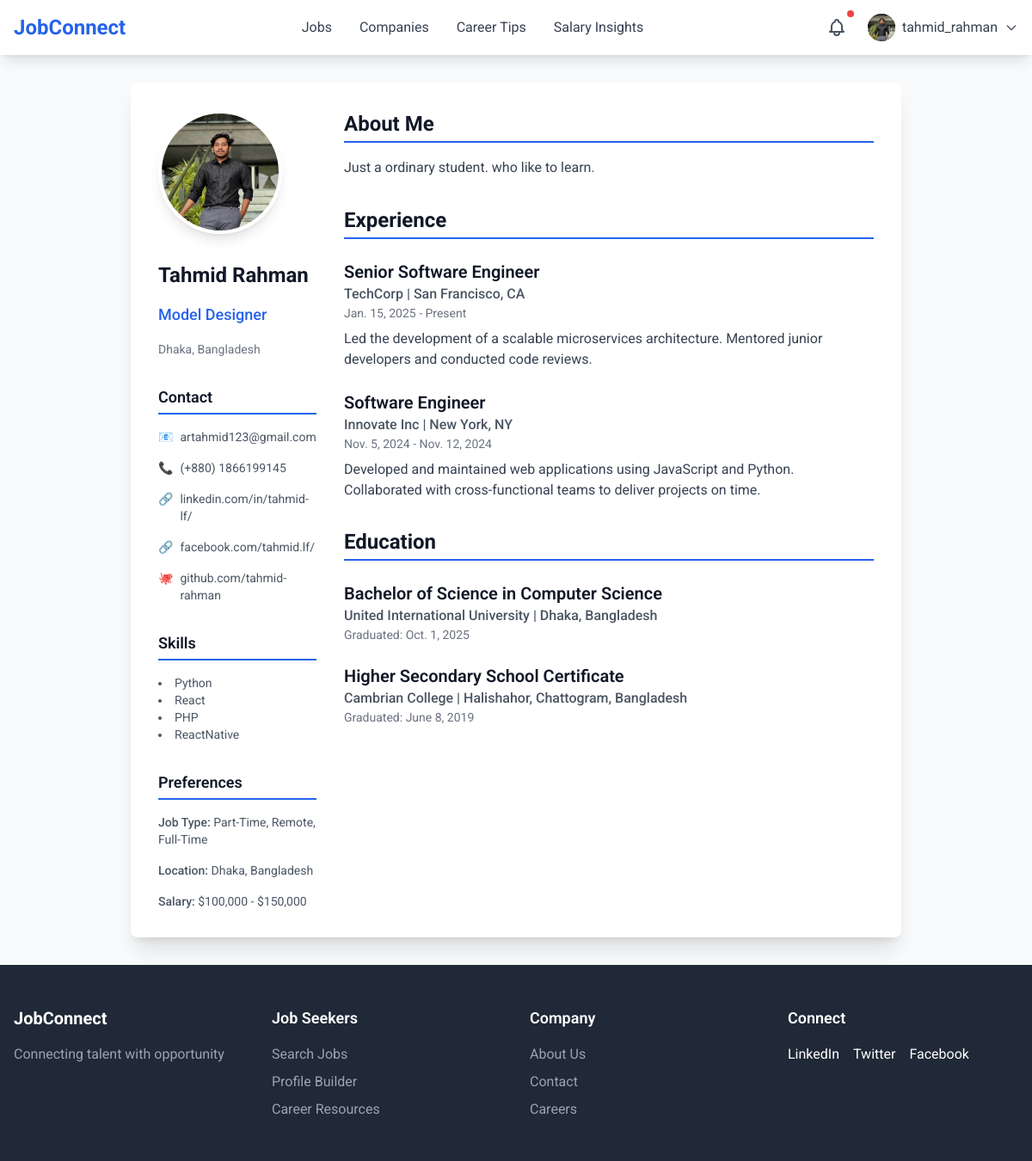
Screenshot of /jobseeker/resume-view/1 (signed in) with the database file from the repository.
### accounts/models.py (models this page shows, shortened)
class CustomUser(AbstractBaseUser, PermissionsMixin):
    id = models.AutoField(primary_key=True)
    name = models.CharField(max_length=100)
    username = models.CharField(max_length=100, unique=True)
    email = models.EmailField(unique=True)
    phone_no = models.CharField(max_length=15,null=True,blank=True)
    role = models.CharField(max_length=50, choices=[
        ('admin', 'Admin'),
        ('user', 'User'),
        ('employee', 'Employee'),
    ], default='user')
    status = models.CharField(max_length=50, choices=[
        ('approved','Approved'),
        ('pending', 'Pending'),
    ],default='pending')
    is_active = models.BooleanField(default=True)
    is_staff = models.BooleanField(default=False)
    objects = CustomUserManager()
    USERNAME_FIELD = 'email'
    REQUIRED_FIELDS = ['username', 'name']

### jobseeker/models.py (models this page shows, shortened)
class Profile(models.Model):
    user = models.OneToOneField(CustomUser, on_delete=models.CASCADE, related_name='profile')
    profile_id = models.AutoField(primary_key=True)
    profile_picture = models.ImageField(upload_to='profile_pics/', blank=True, null=True,default='profile_pics/profile_1.png')
    first_name = models.CharField(max_length=50, blank=True, null=True)
    last_name = models.CharField(max_length=50, blank=True, null=True)
    job_title = models.CharField(max_length=100, blank=True, null=True)
    location = models.CharField(max_length=100, blank=True, null=True)
    about_me = models.TextField( blank=True, null=True)

class Contact(models.Model):
    profile = models.ForeignKey(Profile, on_delete=models.CASCADE, related_name='contacts')
    contact_id = models.AutoField(primary_key=True)
    email = models.EmailField(blank=True, null=True)
    phone = models.IntegerField(blank=True, null=True)
    link1 = models.URLField(blank=True, null=True)
    link2 = models.URLField(blank=True, null=True)
    link3 = models.URLField(blank=True, null=True)

class Skill(models.Model):
    profile = models.ForeignKey(Profile, on_delete=models.CASCADE, related_name='skills')
    name = models.CharField(max_length=50)

class JobPreference(models.Model):
    profile = models.OneToOneField(Profile, on_delete=models.CASCADE, related_name='job_preferences')
    job_type = models.CharField(max_length=50)
    preferred_location = models.CharField(max_length=100)
    salary_expectation = models.CharField(max_length=50)

class Experience(models.Model):
    profile = models.ForeignKey(Profile, on_delete=models.CASCADE, related_name='experiences')
    exp_id =models.AutoField(primary_key=True)
    job_title = models.CharField(max_length=100)
    company_name = models.CharField(max_length=100)
    location = models.CharField(max_length=100)
    start_date = models.DateField()
    end_date = models.DateField(blank=True, null=True)
    description = models.TextField()

class Education(models.Model):
    profile = models.ForeignKey(Profile, on_delete=models.CASCADE, related_name='educations')
    edu_id =models.AutoField(primary_key=True)
    degree = models.CharField(max_length=100)
    school = models.CharField(max_length=100)
    location = models.CharField(max_length=100)
    graduation_date = models.DateField()

### jobseeker/views.py (the view)
# urls.py: path('resume-view/<int:id>', resume_build, name='resume_build'),
@login_required
def resume_build(request,id):
    pro = Profile.objects.get(profile_id=id)
    edu = pro.educations.all()
    exp = pro.experiences.all()
    skill = pro.skills.all()
    prf = JobPreference.objects.get(profile=pro)
    Cont = Contact.objects.get(profile=pro)
    return render(request, 'jobseeker/resume_tem1.html',{'pro': pro,'edu':edu, 'exp':exp, 'skill':skill,'prf':prf,'cont':Cont})

### static/templates/jobseeker/resume_tem1.html (shortened to what this page needs)
{% extends 'base.html' %}
{% block nav %}
{% if request.user.role == 'user' %}
{% include 'components/main_nav.html' %}
{% else %}
{% include 'components/company_nav.html' %}
{% endif %}
{% endblock nav %}
{% block content %}
<div class="container mx-auto my-8 p-8 bg-white shadow-xl rounded-lg max-w-4xl">
    <div class="grid grid-cols-1 md:grid-cols-4 gap-8">
        <div class="md:col-span-1 space-y-8">
            <div class="w-36 h-36 rounded-full overflow-hidden border-4 border-white shadow-lg mx-auto md:mx-0">
                <img src="{{ pro.profile_picture.url }}" alt="Profile Picture" class="w-full h-full object-cover">
            </div>
            <div class="space-y-4">
                <h2 class="text-2xl font-bold text-gray-900 break-normal">{{pro.first_name}} {{pro.last_name}}</h2>
                <p class="text-lg text-blue-600 font-medium">{{pro.job_title}}</p>
                <p class="text-sm text-gray-500">{{pro.location}}</p>
            </div>
            <div class="space-y-4">
                <h3 class="text-lg font-semibold text-gray-900 border-b-2 border-blue-600 pb-1">Contact</h3>
                {% if cont.email %}
                <p class="text-sm text-gray-600 flex items-start">
                    <span class="mr-2">📧</span> {{cont.email}}
                </p>
                {% endif %}
                {% if cont.phone %}
                <p class="text-sm text-gray-600 flex items-start">
                    <span class="mr-2">📞</span> (+880) {{cont.phone}}
                </p>
                {% endif %}
                {% if cont.link1 %}
                <p class="text-sm text-gray-600 flex items-start break-normal">
                    <span class="mr-2">🔗</span>
                    <a href="{{ cont.link1 }}" class="hover:text-blue-600 hover:underline" target="_blank"
                        title="{{ cont.link1 }}">
                        {{ cont.link1|cut:"https://www."|cut:"http://www."|cut:"https://"|cut:"http://" }}
                    </a>
                </p>
                {% endif %}
                {% if cont.link2 %}
                <p class="text-sm text-gray-600 flex items-start break-normal">
                    <span class="mr-2">🔗</span>
                    <a href="{{ cont.link2 }}" class="hover:text-blue-600 hover:underline" target="_blank"
                        title="{{ cont.link2 }}">
                        {{ cont.link2|cut:"https://www."|cut:"http://www."|cut:"https://"|cut:"http://" }}
                    </a>
                </p>
                {% endif %}
                {% if cont.link3 %}
                <p class="text-sm text-gray-600 flex items-start break-normal">
                    <span class="mr-2">🐙</span>
                    <a href="{{ cont.link3 }}" class="hover:text-blue-600 hover:underline" target="_blank"
                        title="{{ cont.link3 }}">
                        {{ cont.link3|cut:"https://www."|cut:"http://www."|cut:"https://"|cut:"http://" }}
                    </a>
                </p>
                {% endif %}
            </div>
            <div class="space-y-4">
                <h3 class="text-lg font-semibold text-gray-900 border-b-2 border-blue-600 pb-1">Skills</h3>
                <ul class="list-disc list-inside text-sm text-gray-600">
                    {% for s in skill %}
                    <li>{{ s.name }}</li>
                    {% endfor %}
                </ul>
            </div>
            <div class="space-y-4">
                <h3 class="text-lg font-semibold text-gray-900 border-b-2 border-blue-600 pb-1">Preferences</h3>
                <p class="text-sm text-gray-600"><span class="font-medium">Job Type:</span> {{prf.job_type}}</p>
                <p class="text-sm text-gray-600"><span class="font-medium">Location:</span> {{prf.preferred_location}}
                </p>
                <p class="text-sm text-gray-600"><span class="font-medium">Salary:</span> {{prf.salary_expectation}}</p>
            </div>
        </div>
        <div class="md:col-span-3 space-y-8">
            <div>
                <h2 class="text-2xl font-bold text-gray-900 border-b-2 border-blue-600 pb-1">About Me</h2>
                <p class="mt-4 text-gray-700 leading-relaxed">
                    {{pro.about_me}}
                </p>
            </div>
            <div>
                <h2 class="text-2xl font-bold text-gray-900 border-b-2 border-blue-600 pb-1">Experience</h2>
                {% for e in exp %}
                <div class="mt-6">
                    <h3 class="text-xl font-semibold text-gray-900">{{e.job_title}}</h3>
                    <p class="text-gray-600 font-medium">{{e.company_name}} | {{e.location}}</p>
                    <p class="text-sm text-gray-500">{{e.start_date}} - {% if e.end_date %}
                        {{ e.end_date }}
                        {% else %}
                        Present
                        {% endif %}</p>
                    <p class="mt-2 text-gray-700">
                        {{e.description}}
                    </p>
                </div>
                {% endfor %}
            </div>
            <div>
                <h2 class="text-2xl font-bold text-gray-900 border-b-2 border-blue-600 pb-1">Education</h2>
                {% for e in edu %}
                <div class="mt-6">
                    <h3 class="text-xl font-semibold text-gray-900">{{e.degree}}</h3>
                    <p class="text-gray-600 font-medium">{{e.school}} | {{e.location}}</p>
                    <p class="text-sm text-gray-500">Graduated: {{e.graduation_date}}</p>
                </div>
                {% endfor %}
            </div>
        </div>
    </div>
</div>
{% endblock content %}
{% block footer %}
<div class="footer-container hidden md:block">
    {% include 'components/footer.html' %}
</div>
{% endblock footer %}

### static/templates/components/main_nav.html (shortened to what this page needs)
<nav class="bg-white shadow-lg sticky top-0 z-[10]">
    <div class="max-w-7xl mx-auto px-4">
        <div class="flex justify-between items-center h-16">
            <a href="/jobseeker/jobs/" class="flex items-center">
                <span class="text-2xl font-bold text-blue-600">JobConnect</span>
            </a>
            <div class="hidden md:flex space-x-8">
                <a href="/jobseeker/jobs"
                    class="hover:text-blue-600 {% if '/jobseeker/jobs' in request.path %} text-blue-600 {% else %} text-gray-700 {% endif %} ">
                    Jobs
                </a>
                <a href="/jobseeker/company"
                    class="{% if '/jobseeker/company' in request.path %} text-blue-600 {% else %} text-gray-700 {% endif %} hover:text-blue-600">Companies</a>
                <a href="/jobseeker/tips"
                    class="{% if '/jobseeker/tips' in request.path %} text-blue-600 {% else %} text-gray-700 {% endif %} hover:text-blue-600">Career
                    Tips</a>
                <a href="/jobseeker/salaryinsight"
                    class="{% if '/jobseeker/salaryinsight' in request.path %} text-blue-600 {% else %} text-gray-700 {% endif %} hover:text-blue-600">Salary
                    Insights</a>
            </div>
            <div class="flex items-center space-x-4">
                <div class="relative">
                    <button id="notificationButton" class="p-2 text-gray-600 hover:text-blue-600 relative">
                        <span class="absolute top-0 right-0 w-2 h-2 bg-red-500 rounded-full"></span>
                    </button>
                </div>
                <div class="relative">
                    <button id="profileButton" class="flex items-center space-x-2 focus:outline-none">
                        <img src="{{ request.user.profile.profile_picture.url }}" alt="Profile"
                            class="w-8 h-8 rounded-full bg-black">
                        <span class="hidden md:block text-gray-700">{{ request.user.username }}</span>
                        <svg class="w-4 h-4 text-gray-600" fill="none" stroke="currentColor" viewBox="0 0 24 24">
                            <path stroke-linecap="round" stroke-linejoin="round" stroke-width="2" d="M19 9l-7 7-7-7" />
                        </svg>
                    </button>
                </div>
            </div>
        </div>
    </div>
</nav>

### rows the page displays
CustomUser: user.profile.profile_picture (picture), user.username "tahmid_rahman"
Profile: profile_picture (picture), first_name "Tahmid", last_name "Rahman", job_title "Model Designer", location "Dhaka, Bangladesh", about_me "Just a ordinary student. who like to learn."
Contact: email "artahmid123@gmail.com", phone "1866199145", link1 "linkedin.com/in/tahmid-lf/", link2 "facebook.com/tahmid.lf/", link3 "github.com/tahmid-rahman"
Skill: name "Python"
Skill: name "React"
Skill: name "PHP"
Skill: name "ReactNative"
JobPreference: job_type "Part-Time, Remote, Full-Time", preferred_location "Dhaka, Bangladesh", salary_expectation "$100,000 - $150,000"
Experience: job_title "Senior Software Engineer", company_name "TechCorp", location "San Francisco, CA", start_date "Jan. 15, 2025", shows "Present", description "Led the development of a scalable microservices architecture. Mentored junior developers and conducted code reviews."
Experience: job_title "Software Engineer", company_name "Innovate Inc", location "New York, NY", start_date "Nov. 5, 2024", end_date "Nov. 12, 2024", description "Developed and maintained web applications using JavaScript and Python. Collaborated with cross-functional teams to deliver projects on time."
Education: degree "Bachelor of Science in Computer Science", school "United International University", location "Dhaka, Bangladesh", graduation_date "Oct. 1, 2025"
Education: degree "Higher Secondary School Certificate", school "Cambrian College", location "Halishahor, Chattogram, Bangladesh", graduation_date "June 8, 2019"
